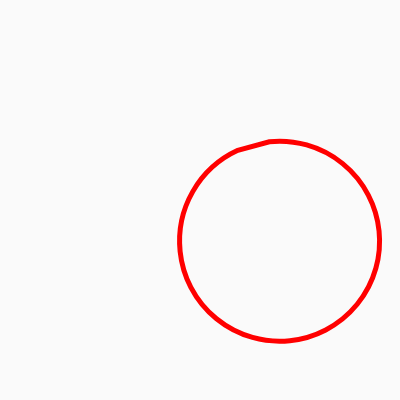
Frame 1 (no input)
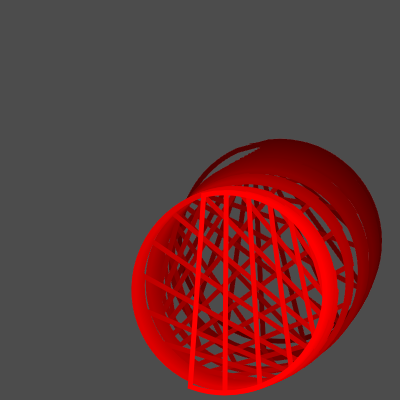
Frame 60 (no input)
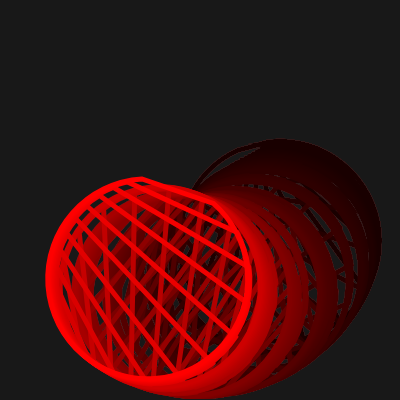
Frame 120 (the mouse pressed at the canvas centre since frame 60)

The p5.js sketch that drew these frames (run headless with seeded random() and noise() and a simulated clock; from frame 60 on, the mouse is pressed at the canvas centre):

// p5.js sketch
// ── sketch.js
// File: 091118

function setup(){
  createCanvas(400,400)
  background(0)
  pixelDensity(displayDensity())
}


function draw(){
  background(0,5)
  stroke(255,0,0)
  strokeWeight(5)
  noFill()
  push()
  translate(width/2, height/2)
  rotate(frameCount * 0.01)
  let x = map(cos(frameCount * 0.01), -1, 1, 0, width/5)
  let y = map(sin(frameCount * 0.01), -1, 1, 0, height/5)
  arc(x,y, width/2, height/2, 0 + x, HALF_PI + y, CHORD)
  pop()
  
}
